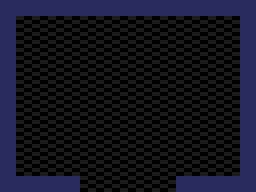

This game map was drawn from its Tiled (.tmx) file and the tilesets committed beside it. A one-line description and the full map source follow:
An orthogonal 8x6 tile map with 32x32 px tiles, 1 tile layer (Floor/Wall).

<map version="1.10" tiledversion="1.10.1" orientation="orthogonal" renderorder="right-down" width="8" height="6" tilewidth="32" tileheight="32" infinite="0" nextlayerid="4" nextobjectid="1">
 <tileset firstgid="1" source="FNAF3_pizzeiria.tsx" />
 <layer id="1" name="Floor/Wall" width="8" height="6">
  <data encoding="csv">
3,12,12,12,12,12,12,4,
14,9,9,9,9,9,9,13,
14,9,9,9,9,9,9,13,
14,9,9,9,9,9,9,13,
14,9,9,9,9,9,9,13,
2,11,7,9,9,6,11,1
</data>
 </layer>
</map>